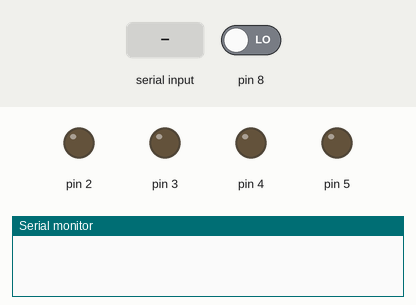
The sketch below on a simulated Arduino Uno, built with avr-gcc and run on an emulated ATmega328P. Shown: output pins drawn as LEDs (lit = HIGH), the last lines printed to the serial monitor. The test bench sets the inputs (shaded band); at power-on: pin 8 LOW.

Above: at 1.2 s.
1.3 s: "1\n" received over Serial
At 2.5 s:
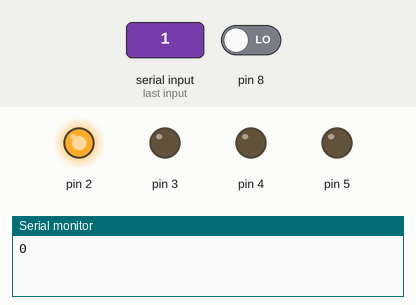
2.8 s: "0\n" received over Serial
At 3.9 s:
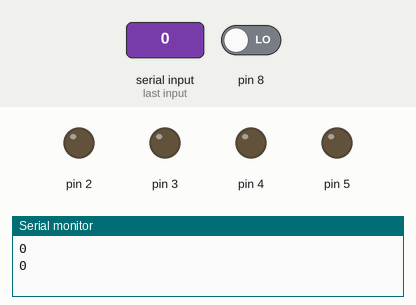
Timing chart, 0 to 5.8 s (numbered marks = the images above; inputs shaded):
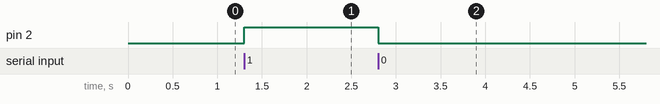

The sketch:

or4Way.ino
```cpp
// Or4Way https://www.tinkercad.com/things/bYCJstKS6tB-or4way?sharecode=VOEg4UQ1JsJCuRaBSePWUEyWL9fRugl4ClIB6IUPcok
// Serial input: 0000

void setup()
{
  Serial.begin(9600);

  for (int i = 0; i < 4; i++)
  	pinMode(i+2, OUTPUT);

  pinMode(8, INPUT);
}

void loop()
{
  if (Serial.available()) {
    String input = Serial.readStringUntil('\n');
    input.trim();

    for (int i = 0; i < 4; i++)
      digitalWrite(i+2, input[i] == '1' ? HIGH : LOW);

    int state = digitalRead(8);
    Serial.print(state);
    Serial.print("\n");
  }
}
```

Measured:
- after the input at 1.3 s, pin 2: LOW → HIGH at once
- after the input at 2.8 s, pin 2: HIGH → LOW at once
